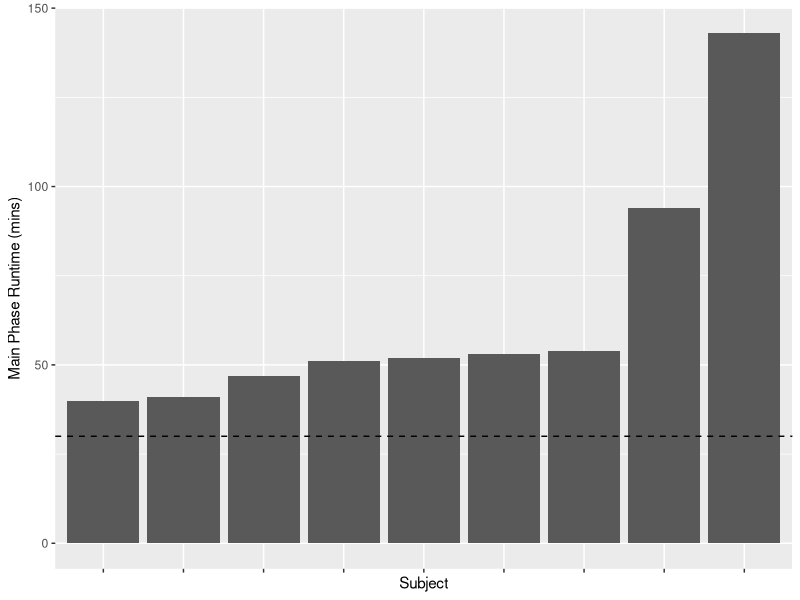
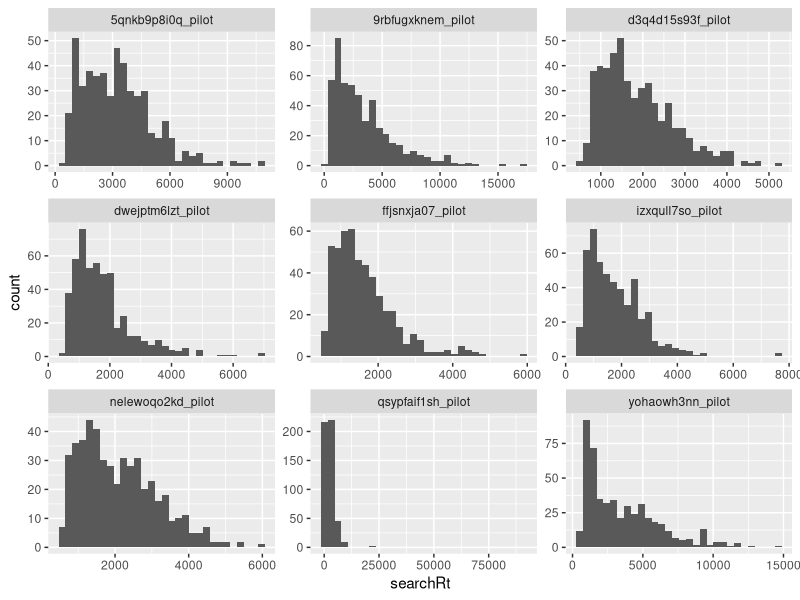
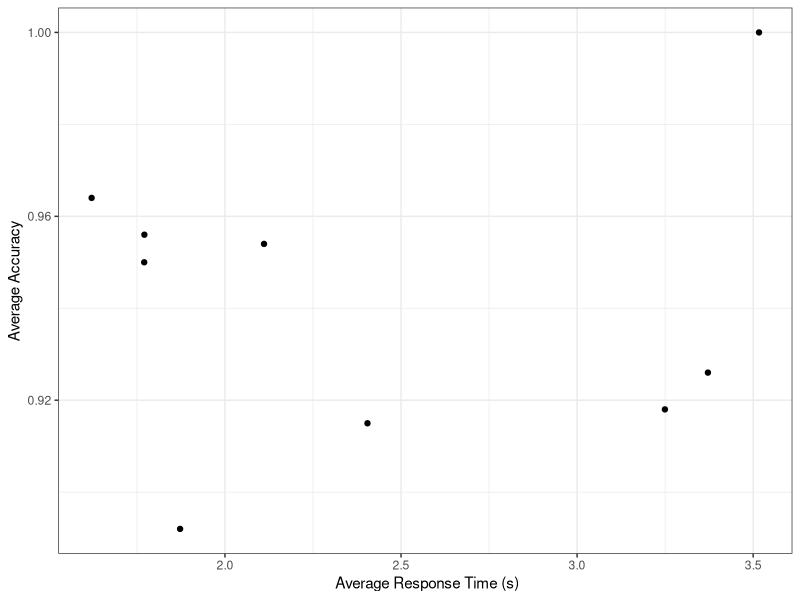

Write the R code that produced these figures, in order.
## ---- chunk 1
library(tidyverse)
## ---- chunk 2
d <- read.csv('../../data/pilot/exp1_main.csv')
head(d)
## ---- chunk 3
d %>% 
  group_by(subject) %>% 
  summarize(runtime = max(phase_runtime_mins)) %>% 
  ggplot(aes(x = reorder(subject, runtime), y = runtime)) + 
  geom_bar(stat = 'identity') +
  geom_hline(yintercept = 30, linetype = 'dashed') +
  labs(
    x = 'Subject',
    y = 'Main Phase Runtime (mins)'
  ) + 
  theme(axis.text.x = element_blank())
## ---- chunk 4
runtimes <- d %>% 
  group_by(subject) %>% 
  summarize(runtime = max(phase_runtime_mins)) 
avg_runtime <- mean(runtimes[runtimes$runtime < 60,]$runtime)


desired_trials <- function(avg_runtime, n_trials = 500) {
  mins_per_trial <- avg_runtime / n_trials
  return(30 / mins_per_trial)
}

print(paste0('Target trials to be 30 min: ', round(desired_trials(avg_runtime))))
## ---- chunk 5
## rt distribution
d %>% 
  ggplot(aes(x = searchRt)) + 
  geom_histogram() + 
  facet_wrap(~subject, scales = 'free')

## gross rt threshold
d <- d[d$searchRt < 20000,]

d %>% 
  group_by(subject) %>% 
  summarize(accuracy = 1 - mean(error), rt = mean(searchRt)) %>% 
  ggplot(aes(x = rt/1000, y = accuracy, group = subject)) + 
  geom_point() + 
  labs(
    x = ' Average Response Time (s)',
    y = 'Average Accuracy'
  ) + 
  theme_bw()
